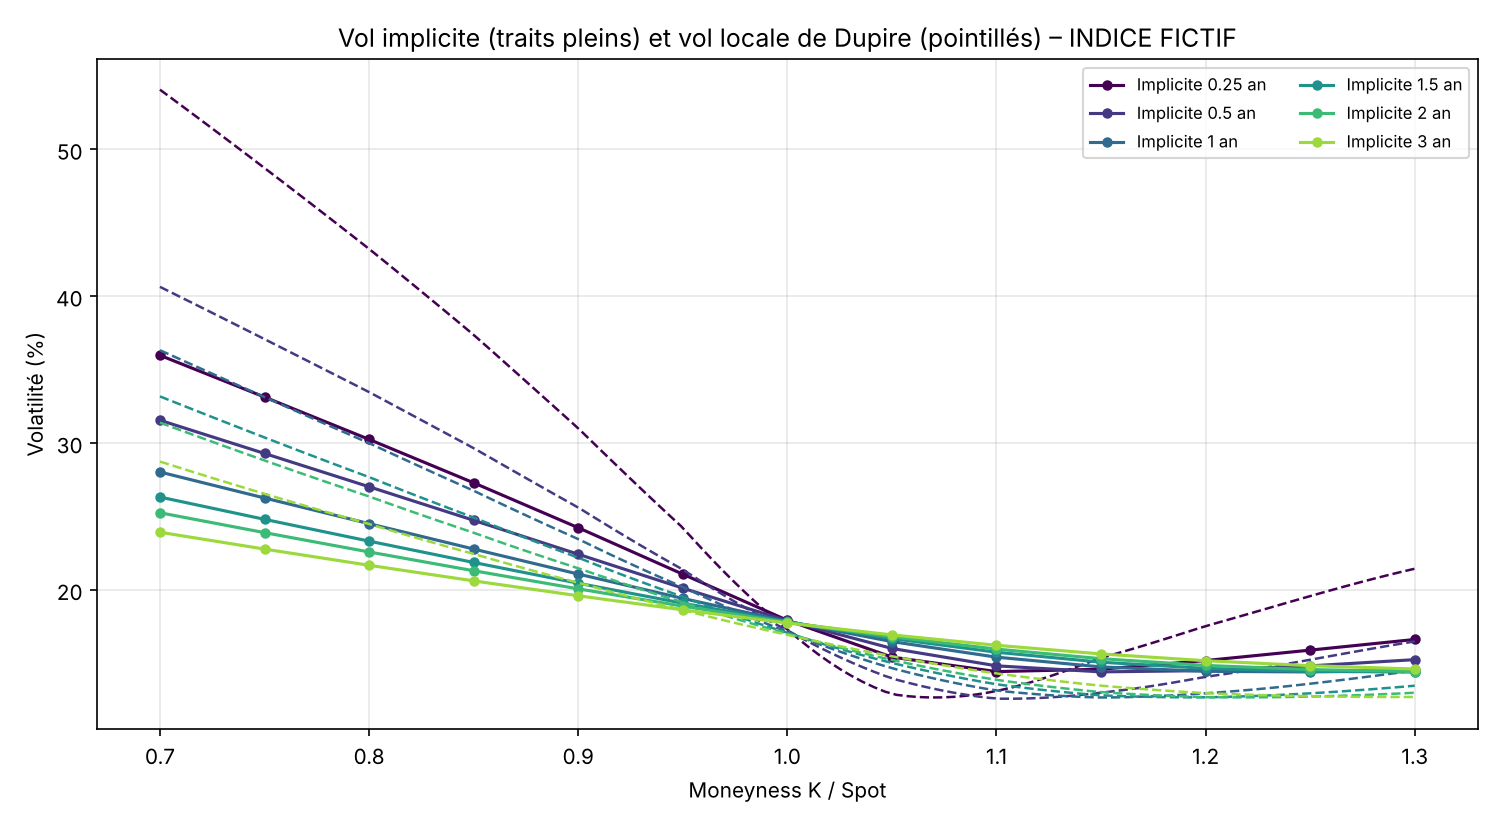

This chart was generated by the following Python code:
"""
VOLATILITÉ LOCALE DE DUPIRE
===========================

Objectif
--------
À partir de la surface de vol implicite du marché, construire la surface
de volatilité locale sigma_loc(S, t) : l'unique diffusion
        dS / S = (r - q) dt + sigma_loc(S, t) dW
qui redonne EXACTEMENT tous les prix de vanilles du marché.

Formule de Dupire (version de Gatheral, en variance totale implicite)
--------------------------------------------------------------------
    w(y, T) = vol_imp(y, T)^2 x T       variance totale implicite
    y       = ln(K / F_T)               log-moneyness forward

                              dw/dT
    sigma_loc^2 = -------------------------------------------------------------
                  1 - (y/w) dw/dy + 1/4 (-1/4 - 1/w + y^2/w^2) (dw/dy)^2 + 1/2 d2w/dy2

Lecture :
    - numérateur   = pente de la surface dans le temps (structure par terme) ;
    - dénominateur = effet du smile (pente et convexité en strike).
    - smile plat -> dénominateur = 1 -> sigma_loc = vol implicite.

Vérification
------------
On simule le sous-jacent avec la vol locale (Monte Carlo), on reprice des
calls et on recalcule leur vol implicite : on doit retrouver la surface
de départ. C'est le test de cohérence du modèle.

Lancement
---------
    python vol_locale_dupire.py          -> lit surface_vol_implicite.xlsx (voir commun.py)
    python vol_locale_dupire.py --demo   -> surface fictive
"""

import sys
from pathlib import Path

import matplotlib.pyplot as plt
import numpy as np
from scipy.interpolate import RectBivariateSpline

from commun import bs_prix, charger, vol_implicite

NB_CHEMINS = 100_000       # nombre de simulations Monte Carlo
PAS_PAR_AN = 252           # pas de temps journalier
GRAINE = 7


# ---------------------------------------------------------------------------
# 1. CALCUL DE LA SURFACE DE VOL LOCALE
# ---------------------------------------------------------------------------

def surface_vol_locale(parametres, maturites, moneyness, vols):
    """
    Renvoie une fonction sigma_loc(x, t), avec x = ln(S / S0).

    On travaille sur une grille rectangulaire en x = ln(K / S0).
    Comme y = x - (r - q) T, les dérivées se convertissent ainsi :
        dw/dy         = dw/dx
        dw/dT (y fixé) = dw/dT (x fixé) + (r - q) dw/dx
    """
    r, q = parametres["r"], parametres["q"]
    x_noeuds = np.log(moneyness)
    w_noeuds = vols ** 2 * maturites[:, None]          # variance totale

    # On ajoute le point T = 0, où la variance totale est nulle par définition :
    # cela donne une vol locale aussi avant la première maturité cotée.
    T_noeuds = np.concatenate([[0.0], maturites])
    w_noeuds = np.vstack([np.zeros(len(x_noeuds)), w_noeuds])

    # Interpolation lisse de w (spline cubique en x, quadratique en T)
    kT = min(2, len(T_noeuds) - 1)
    spline_w = RectBivariateSpline(T_noeuds, x_noeuds, w_noeuds, kx=kT, ky=3, s=0)

    # Grille fine sur laquelle on calcule la vol locale
    T_fin = np.linspace(0.02, maturites[-1], 80)
    x_fin = np.linspace(x_noeuds[0], x_noeuds[-1], 121)
    TT, XX = np.meshgrid(T_fin, x_fin, indexing="ij")

    w = spline_w.ev(TT, XX)
    dw_dx = spline_w.ev(TT, XX, dy=1)
    d2w_dx2 = spline_w.ev(TT, XX, dy=2)
    dw_dT = spline_w.ev(TT, XX, dx=1) + (r - q) * dw_dx
    y = XX - (r - q) * TT

    numerateur = dw_dT
    denominateur = (1 - y / w * dw_dx
                    + 0.25 * (-0.25 - 1 / w + y ** 2 / w ** 2) * dw_dx ** 2
                    + 0.5 * d2w_dx2)

    var_loc = numerateur / denominateur

    # Garde-fou : une variance négative signale un arbitrage dans les données
    nb_negatifs = int(np.sum(var_loc <= 0))
    if nb_negatifs:
        print(f"  Attention : {nb_negatifs} points à variance locale <= 0 "
              "(arbitrage dans la surface), remplacés par un plancher.")
    vol_loc = np.sqrt(np.clip(var_loc, 1e-4, None))

    spline_loc = RectBivariateSpline(T_fin, x_fin, vol_loc, kx=1, ky=1)

    def sigma_loc(x, t):
        """Vol locale au niveau x = ln(S/S0) et à la date t (bornée à la grille)."""
        t_b = np.clip(t, T_fin[0], T_fin[-1])
        x_b = np.clip(x, x_fin[0], x_fin[-1])
        return spline_loc.ev(np.full_like(x_b, t_b), x_b)

    return sigma_loc, T_fin, x_fin, vol_loc


# ---------------------------------------------------------------------------
# 2. MONTE CARLO EN VOL LOCALE
# ---------------------------------------------------------------------------

def monte_carlo_vol_locale(parametres, sigma_loc, dates_a_garder):
    """
    Simule ln(S/S0) pas à pas :
        dx = (r - q - sigma_loc^2 / 2) dt + sigma_loc dW
    Renvoie les valeurs de x aux dates demandées uniquement (économie de mémoire).
    """
    rng = np.random.default_rng(GRAINE)
    r, q = parametres["r"], parametres["q"]
    dt = 1.0 / PAS_PAR_AN
    pas_a_garder = {int(round(T / dt)): T for T in dates_a_garder}
    nb_pas = max(pas_a_garder)

    x = np.zeros(NB_CHEMINS)
    resultats = {}
    for i in range(1, nb_pas + 1):
        t = (i - 0.5) * dt
        sig = sigma_loc(x, t)
        z = rng.standard_normal(NB_CHEMINS)
        x = x + (r - q - 0.5 * sig ** 2) * dt + sig * np.sqrt(dt) * z
        if i in pas_a_garder:
            resultats[pas_a_garder[i]] = x.copy()
    return resultats


def verification(parametres, maturites, moneyness, vols, sigma_loc):
    """Reprice des calls en Monte Carlo et compare les vols implicites au marché."""
    S0, r, q = parametres["spot"], parametres["r"], parametres["q"]
    T_tests = [T for T in maturites if T >= 0.5][:3]
    x_finaux = monte_carlo_vol_locale(parametres, sigma_loc, T_tests)

    print("\nVérification : vol implicite marché vs Monte Carlo vol locale (en %)")
    print(f"{'Maturité':>9} {'K/S':>6} {'Marché':>8} {'MC':>8} {'Écart':>7}")
    for T in T_tests:
        S_T = S0 * np.exp(x_finaux[T])
        # Correction martingale : on force la moyenne simulée à égaler le forward
        # (réduit fortement le bruit Monte Carlo sur les prix)
        S_T *= S0 * np.exp((r - q) * T) / S_T.mean()
        i_T = list(maturites).index(T)
        for j, m in enumerate(moneyness):
            if not 0.8 <= m <= 1.2:
                continue
            K = m * S0
            prix_mc = np.exp(-r * T) * np.mean(np.maximum(S_T - K, 0))
            vol_mc = vol_implicite(prix_mc, S0, K, T, r, q)
            print(f"{T:>9.2f} {m:>6.2f} {vols[i_T, j] * 100:>8.2f} "
                  f"{vol_mc * 100:>8.2f} {(vol_mc - vols[i_T, j]) * 100:>+7.2f}")


# ---------------------------------------------------------------------------
# 3. GRAPHIQUE
# ---------------------------------------------------------------------------

def tracer(parametres, maturites, moneyness, vols, T_fin, x_fin, vol_loc):
    """Smiles implicites vs smiles locaux, pour quelques maturités."""
    fig, ax = plt.subplots(figsize=(10, 5.5))
    couleurs = plt.cm.viridis(np.linspace(0, 0.85, len(maturites)))

    for i, T in enumerate(maturites):
        ax.plot(moneyness, vols[i] * 100, "o-", color=couleurs[i], ms=4,
                label=f"Implicite {T:g} an")
        k = np.argmin(np.abs(T_fin - T))
        ax.plot(np.exp(x_fin), vol_loc[k] * 100, "--", color=couleurs[i], lw=1.2)

    ax.set_title(f"Vol implicite (traits pleins) et vol locale de Dupire (pointillés) "
                 f"– {parametres['sous_jacent']}")
    ax.set_xlabel("Moneyness K / Spot")
    ax.set_ylabel("Volatilité (%)")
    ax.grid(alpha=0.3)
    ax.legend(fontsize=8, ncol=2)
    fig.tight_layout()

    sortie = Path(__file__).with_name("vol_locale_dupire.png")
    fig.savefig(sortie, dpi=150)
    print(f"\nGraphique enregistré : {sortie}")
    plt.show()


# ---------------------------------------------------------------------------
# PROGRAMME PRINCIPAL
# ---------------------------------------------------------------------------

def main():
    parametres, maturites, moneyness, vols = charger("--demo" in sys.argv)

    sigma_loc, T_fin, x_fin, vol_loc = surface_vol_locale(parametres, maturites, moneyness, vols)

    # Lecture rapide : la vol locale ATM est plus pentue que l'implicite
    # (règle empirique : skew local ≈ 2 x skew implicite)
    k1 = np.argmin(np.abs(T_fin - 1.0))
    print(f"\nVol locale à 1 an : K/S=0,90 -> {np.interp(np.log(0.9), x_fin, vol_loc[k1]) * 100:.2f} %"
          f" | ATM -> {np.interp(0.0, x_fin, vol_loc[k1]) * 100:.2f} %"
          f" | K/S=1,10 -> {np.interp(np.log(1.1), x_fin, vol_loc[k1]) * 100:.2f} %")

    verification(parametres, maturites, moneyness, vols, sigma_loc)
    tracer(parametres, maturites, moneyness, vols, T_fin, x_fin, vol_loc)


if __name__ == "__main__":
    main()
